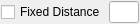
<?xml version="1.0" encoding="UTF-8"?>
<ui version="4.0">
 <class>Ui_ModifyOffsetOptions</class>
 <widget class="QWidget" name="Ui_ModifyOffsetOptions">
  <property name="geometry">
   <rect>
    <x>0</x>
    <y>0</y>
    <width>140</width>
    <height>24</height>
   </rect>
  </property>
  <property name="sizePolicy">
   <sizepolicy hsizetype="Maximum" vsizetype="Preferred">
    <horstretch>0</horstretch>
    <verstretch>0</verstretch>
   </sizepolicy>
  </property>
  <property name="minimumSize">
   <size>
    <width>0</width>
    <height>0</height>
   </size>
  </property>
  <property name="maximumSize">
   <size>
    <width>16777215</width>
    <height>16777215</height>
   </size>
  </property>
  <property name="windowTitle">
   <string>Modify Offset Options</string>
  </property>
  <layout class="QHBoxLayout">
   <property name="spacing">
    <number>3</number>
   </property>
   <property name="leftMargin">
    <number>1</number>
   </property>
   <property name="topMargin">
    <number>1</number>
   </property>
   <property name="rightMargin">
    <number>1</number>
   </property>
   <property name="bottomMargin">
    <number>1</number>
   </property>
   <item>
    <widget class="QCheckBox" name="cbFixedDistance">
     <property name="sizePolicy">
      <sizepolicy hsizetype="Preferred" vsizetype="Preferred">
       <horstretch>0</horstretch>
       <verstretch>0</verstretch>
      </sizepolicy>
     </property>
     <property name="text">
      <string>Fixed Distance</string>
     </property>
    </widget>
   </item>
   <item>
    <widget class="QLineEdit" name="leDist">
     <property name="sizePolicy">
      <sizepolicy hsizetype="Preferred" vsizetype="Preferred">
       <horstretch>0</horstretch>
       <verstretch>0</verstretch>
      </sizepolicy>
     </property>
     <property name="toolTip">
      <string>Offset from original entity</string>
     </property>
    </widget>
   </item>
   <item>
    <spacer name="horizontalSpacer">
     <property name="orientation">
      <enum>Qt::Horizontal</enum>
     </property>
     <property name="sizeHint" stdset="0">
      <size>
       <width>0</width>
       <height>20</height>
      </size>
     </property>
    </spacer>
   </item>
  </layout>
 </widget>
 <layoutdefault spacing="6" margin="11"/>
 <resources/>
 <connections>
  <connection>
   <sender>leDist</sender>
   <signal>textChanged(QString)</signal>
   <receiver>Ui_ModifyOffsetOptions</receiver>
   <slot>updateDist(QString)</slot>
   <hints>
    <hint type="sourcelabel">
     <x>20</x>
     <y>20</y>
    </hint>
    <hint type="destinationlabel">
     <x>55</x>
     <y>10</y>
    </hint>
   </hints>
  </connection>
 </connections>
 <slots>
  <slot>updateDist(QString)</slot>
 </slots>
</ui>
